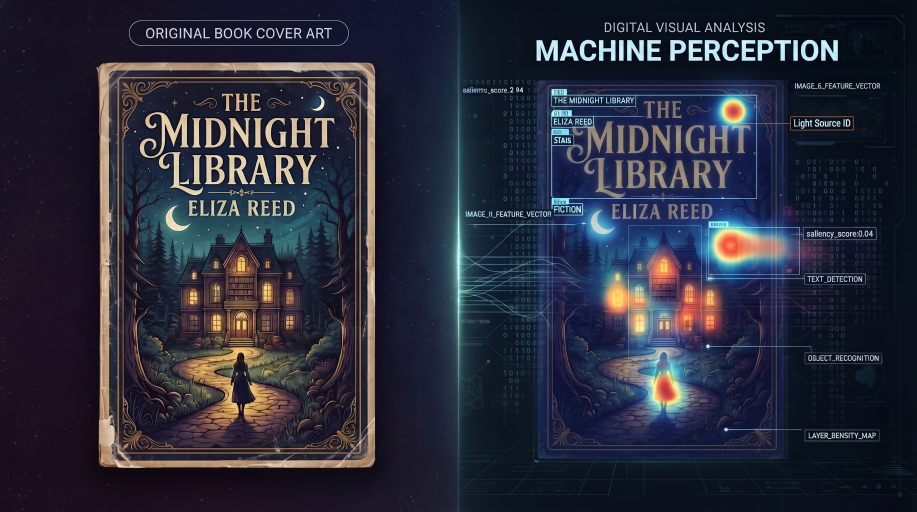
#> input picture article-assets/feature-image.jpg, 2750 x 1536 px (shown at 1/3 size)
$ python -i cover_io.py   (imports and definitions only)
#> lines starting #> are read from the running program, lines starting #| are printed output that depends on the picture
"""Shared cover loading + normalization.

Every feature extractor consumes the output of `load_cover` so that source resolution
is never a confound (see build-log.md 2026-09-04): strip goodreads' `_SX/_SY` downscale
suffix on download, then resize every cover to one canonical height.
"""
from __future__ import annotations

import hashlib
import io
import re
import time
from pathlib import Path

import numpy as np
import requests
from PIL import Image

# A handful of legitimate Goodreads covers are large scans (~226M px) that trip PIL's default
# decompression-bomb guard (178.9M px). Raise the ceiling rather than disable the check --
# every cover gets downscaled to CANON_H immediately after decode regardless of source size,
# so this only affects which files decode, not memory use downstream.
Image.MAX_IMAGE_PIXELS = 300_000_000

CANON_H = 480  # corpus resolution ceiling; every cover is resized to this height
RAW_CACHE = Path("data/covers_raw")
# goodreads bakes a downscale suffix into ~20% of URLs, in three forms seen in the data:
#   ._SY475_.jpg   ._SX318_.jpg   ._SX318_SY475_.jpg
# the suffix is `._` + one-or-more `S[XY]<n>_` groups, immediately before the extension.
_SUFFIX_RE = re.compile(r"\._(?:S[XY]\d+_)+(?=\.\w+$)")
_UA = {"User-Agent": "Mozilla/5.0 (book-cover-research; contact patrickcher@gmail.com)"}
_session = requests.Session()
# [1 line not run here, left out]


# [4 lines left out: function canonical_url, not called in this run]


def _cache_path(key: str) -> Path:
    safe = re.sub(r"[^A-Za-z0-9._-]", "_", key)[:120]
    return RAW_CACHE / f"{safe}.img"


# [35 lines left out: functions fetch_raw, normalize, not called in this run]


def load_cover(src: str, cache_key: str | None = None, height: int = CANON_H) -> np.ndarray:
    """`src` is a goodreads URL or a local file path."""
    p = Path(src)
    if p.exists():
        return normalize(p.read_bytes(), height)
    return normalize(fetch_raw(src, cache_key), height)


# [5 lines left out: function to_gray, not called in this run]

>>> import cv2
>>> picture = cv2.imread('../article-assets/feature-image.jpg', cv2.IMREAD_GRAYSCALE)
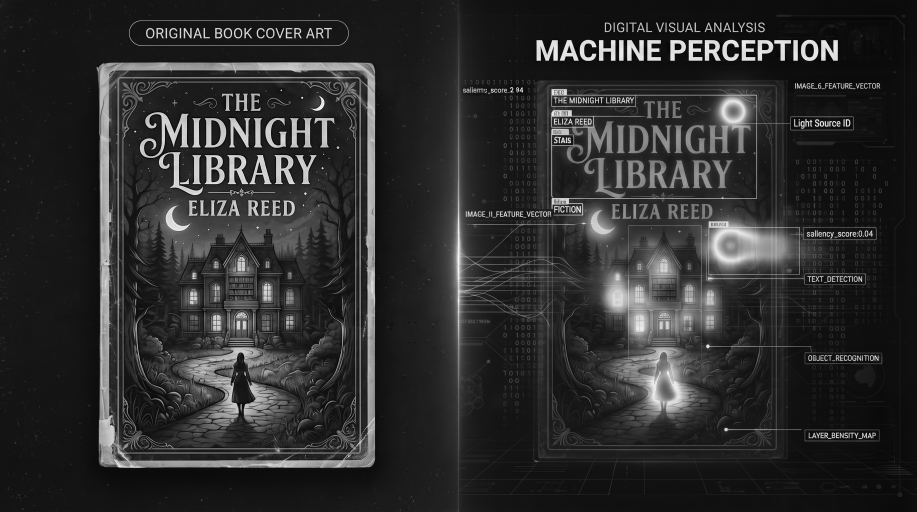
#> picture: shape (1536, 2750) (shown at 1/3 size); min 0, max 254, mean 45.8
>>> result = load_cover(picture)
#> (the run stopped early here; a loop or call above may not have finished)
